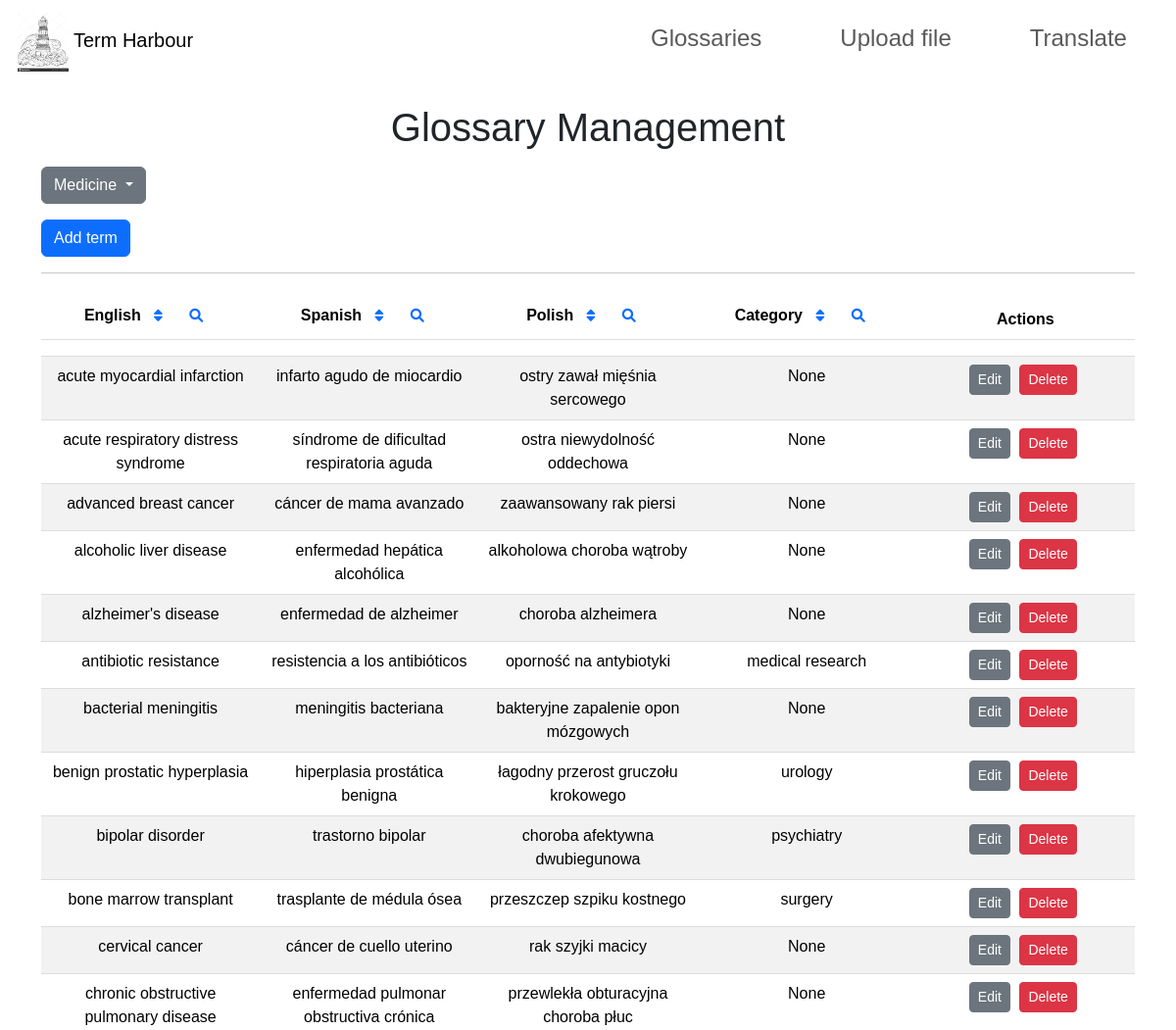
/glossary (upper part), run on an earlier commit of the app's database.
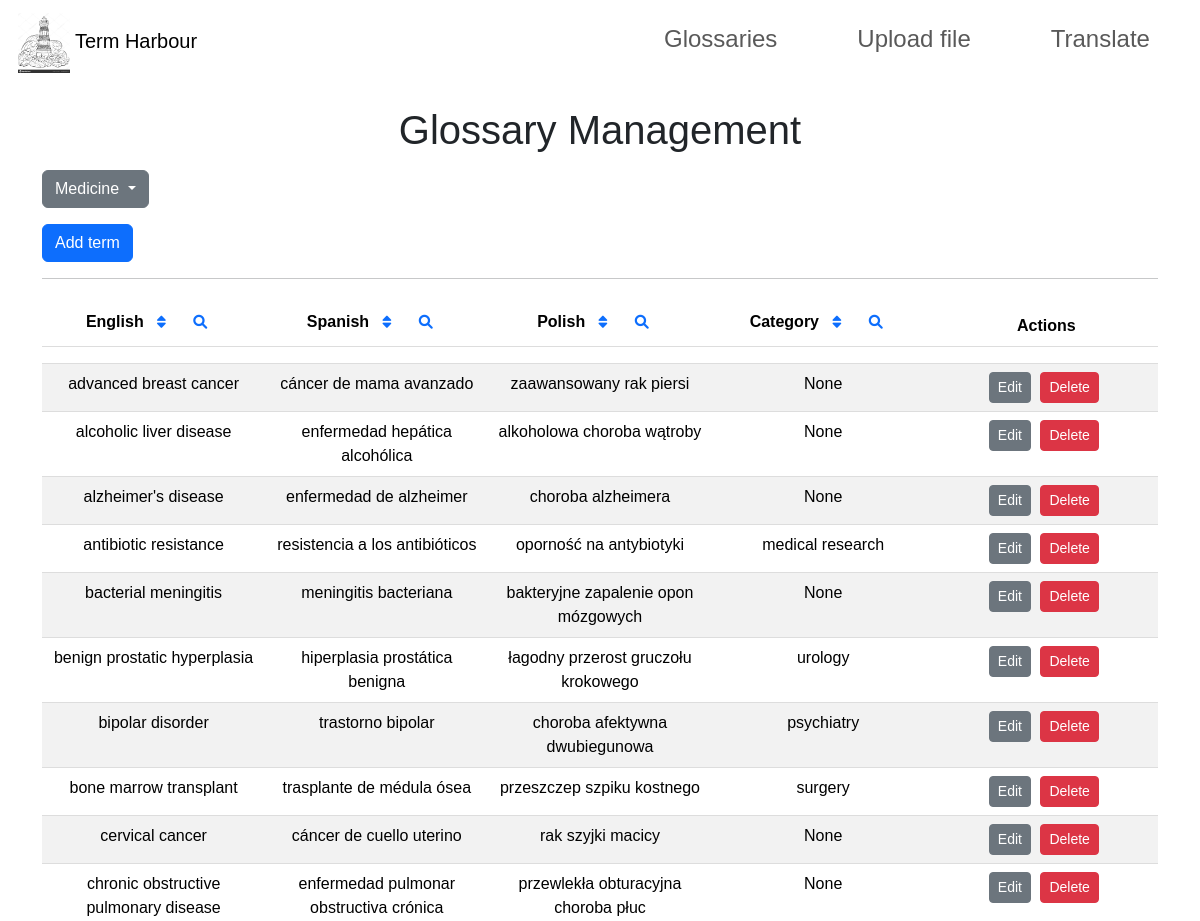
And on a later commit of the database.
### app.py (models this page shows)
class Glossary(db.Model):
    __tablename__ = 'medicine'
    english = db.Column(db.String(80), primary_key=True)
    spanish = db.Column(db.String(80), nullable=True)
    polish = db.Column(db.String(80), nullable=True)
    categories = db.Column(db.String(255), nullable=True)

### app.py (the view)
@app.route('/glossary')
def glossary():
    table_name = request.args.get('table', 'medicine')
    records = db.session.execute(text(f'SELECT * FROM {table_name}')).fetchall()
    return render_template('glossary.html', records=records, table=table_name)

### templates/glossary.html (shortened to what this page needs)
<!DOCTYPE html>
<html lang="en">
<head>
    <link rel="stylesheet" href="https://cdn.jsdelivr.net/npm/bootstrap@5.3.3/dist/css/bootstrap.min.css">
    <link rel="stylesheet" href="https://cdnjs.cloudflare.com/ajax/libs/font-awesome/6.0.0-beta3/css/all.min.css">
    <link rel="stylesheet" href="../static/glossary/glossary.css">
</head>
<body>
    {% include 'navbar.html' %}
    <div class="container">
        <h1 class="text-center">Glossary Management</h1>
        <div class="dropdown my-3">
            <button class="btn btn-secondary dropdown-toggle" type="button" id="dropdownMenuButton" data-bs-toggle="dropdown" aria-expanded="false">
                {{ table.capitalize() }}
            </button>
        </div>
        <button class="btn btn-primary" id="addRecordButton">Add term</button>
        <hr>
        <table class="table table-striped text-center">
            <thead>
                <tr>
                    <th style="width: 20%;">English
                        <button class="btn btn-sm btn-link sort-btn" data-column="english" data-order="asc">
                            <i class="fas fa-sort"></i>
                        </button>
                        <button class="btn btn-sm btn-link search-btn" data-column="english">
                            <i class="fas fa-search"></i>
                        </button>
                    </th>
                    <th style="width: 20%;">Spanish
                        <button class="btn btn-sm btn-link sort-btn" data-column="spanish" data-order="asc">
                            <i class="fas fa-sort"></i>
                        </button>
                        <button class="btn btn-sm btn-link search-btn" data-column="spanish">
                            <i class="fas fa-search"></i>
                        </button>
                    </th>
                    <th style="width: 20%;">Polish
                        <button class="btn btn-sm btn-link sort-btn" data-column="polish" data-order="asc">
                            <i class="fas fa-sort"></i>
                        </button>
                        <button class="btn btn-sm btn-link search-btn" data-column="polish">
                            <i class="fas fa-search"></i>
                        </button>
                    </th>
                    <th style="width: 20%;">Category
                        <button class="btn btn-sm btn-link sort-btn" data-column="categories" data-order="asc">
                            <i class="fas fa-sort"></i>
                        </button>
                        <button class="btn btn-sm btn-link search-btn" data-column="categories">
                            <i class="fas fa-search"></i>
                        </button>
                    </th>
                    <th style="width: 20%;">Actions</th>
                </tr>
                <tr>
                    <th><input type="text" class="form-control search-input" data-column="english" placeholder="Search English" style="display: none;"></th>
                    <th><input type="text" class="form-control search-input" data-column="spanish" placeholder="Search Spanish" style="display: none;"></th>
                    <th><input type="text" class="form-control search-input" data-column="polish" placeholder="Search Polish" style="display: none;"></th>
                    <th><input type="text" class="form-control search-input" data-column="categories" placeholder="Search Category" style="display: none;"></th>
                    <th></th>
                </tr>
            </thead>
            <tbody id="glossaryTableBody">
                {% for record in records %}
                <tr>
                    <td>{{ record.english }}</td>
                    <td>{{ record.spanish }}</td>
                    <td>{{ record.polish }}</td>
                    <td>{{ record.categories }}</td>
                    <td>
                        <button class="btn btn-secondary btn-sm edit-btn" data-english="{{ record.english }}">Edit</button>
                        <button class="btn btn-danger btn-sm delete-btn" data-english="{{ record.english }}">Delete</button>
                    </td>
                </tr>
                {% endfor %}
            </tbody>
        </table>
    </div>
</body>
</html>

### templates/navbar.html (shortened to what this page needs)
<nav class="navbar navbar-expand-lg">
  <a class="navbar-brand" href="/">
    <img
      src="{{ url_for('static', filename='z_static_files/logo.jpg') }}"
      height="60px"
      alt="logo"
      style="margin-left: 10%"
    />
    Term Harbour
  </a>
  <div
    class="collapse navbar-collapse justify-content-end"
    id="basic-navbar-nav"
  >
    <ul class="navbar-nav ml-auto" style="padding-left: 30%; padding-right: 2%">
      <li class="nav-item">
        <a
          class="nav-link"
          href="glossary"
          style="padding-left: 50px; padding-right: 30px"
        >
          <h4>Glossaries</h4>
        </a>
      </li>
      <li class="nav-item">
        <a
          class="nav-link"
          href="upload"
          style="padding-left: 50px; padding-right: 30px"
        >
          <h4>Upload file</h4>
        </a>
      </li>
      <li class="nav-item">
        <a
          class="nav-link"
          href="/"
          style="padding-left: 50px; padding-right: 30px"
        >
          <h4>Translate</h4>
        </a>
      </li>
    </ul>
  </div>
</nav>

### static/glossary/glossary.css (style rules this page uses)
body { font-family: Arial, sans-serif; }
h1 { text-align: center; margin-top: 20px; }
table { width: 100%; margin: 20px auto; border-collapse: collapse; }
th, td { padding: 12px; text-align: center; border-bottom: 1px solid #ddd; }
th { background-color: #f2f2f2; position: relative; }
.btn { margin-right: 5px; }

What changed in the data, as far as the page shows it:
removed Glossary: english "acute myocardial infarction", spanish "infarto agudo de miocardio", polish "ostry zawał mięśnia sercowego", categories "None"
removed Glossary: english "acute respiratory distress syndrome", spanish "síndrome de dificultad respiratoria aguda", polish "ostra niewydolność oddechowa", categories "None"
